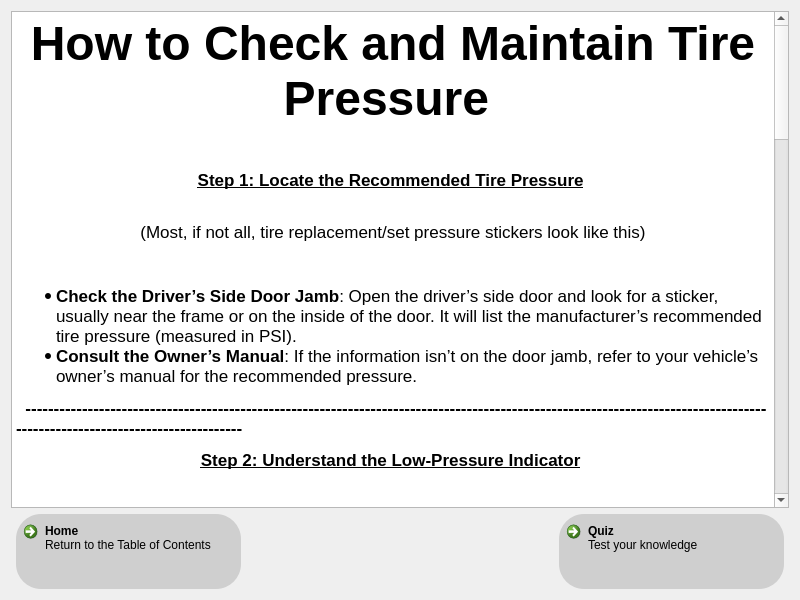
<?xml version="1.0" encoding="UTF-8"?>
<ui version="4.0">
 <class>TirePressureInfoForm</class>
 <widget class="QWidget" name="TirePressureInfoForm">
  <property name="geometry">
   <rect>
    <x>0</x>
    <y>0</y>
    <width>800</width>
    <height>600</height>
   </rect>
  </property>
  <property name="sizePolicy">
   <sizepolicy hsizetype="Expanding" vsizetype="Expanding">
    <horstretch>0</horstretch>
    <verstretch>0</verstretch>
   </sizepolicy>
  </property>
  <property name="minimumSize">
   <size>
    <width>800</width>
    <height>600</height>
   </size>
  </property>
  <property name="maximumSize">
   <size>
    <width>3840</width>
    <height>2160</height>
   </size>
  </property>
  <property name="windowTitle">
   <string>Form</string>
  </property>
  <layout class="QVBoxLayout" name="verticalLayout" stretch="0,0">
   <item>
    <widget class="QTextBrowser" name="textBrowser">
     <property name="html">
      <string>&lt;!DOCTYPE HTML PUBLIC &quot;-//W3C//DTD HTML 4.0//EN&quot; &quot;http://www.w3.org/TR/REC-html40/strict.dtd&quot;&gt;
&lt;html&gt;&lt;head&gt;&lt;meta name=&quot;qrichtext&quot; content=&quot;1&quot; /&gt;&lt;meta charset=&quot;utf-8&quot; /&gt;&lt;style type=&quot;text/css&quot;&gt;
p, li { white-space: pre-wrap; }
hr { height: 1px; border-width: 0; }
li.unchecked::marker { content: &quot;\2610&quot;; }
li.checked::marker { content: &quot;\2612&quot;; }
&lt;/style&gt;&lt;/head&gt;&lt;body style=&quot; font-family:'.AppleSystemUIFont'; font-size:13pt; font-weight:400; font-style:normal;&quot;&gt;
&lt;p align=&quot;center&quot; style=&quot; margin-top:12px; margin-bottom:12px; margin-left:0px; margin-right:0px; -qt-block-indent:0; text-indent:0px;&quot;&gt;&lt;span style=&quot; font-family:'Arial','sans-serif'; font-size:36pt; font-weight:700;&quot;&gt;How to Check and Maintain Tire Pressure&lt;/span&gt;&lt;span style=&quot; font-size:36pt;&quot;&gt; &lt;/span&gt;&lt;/p&gt;
&lt;p align=&quot;center&quot; style=&quot; margin-top:12px; margin-bottom:12px; margin-left:0px; margin-right:0px; -qt-block-indent:0; text-indent:0px;&quot;&gt;&lt;span style=&quot; font-family:'Arial','sans-serif'; font-weight:700;&quot;&gt; &lt;/span&gt; &lt;img src=&quot;:/images/flat-tire-statistics.jpg&quot; width=&quot;250&quot; height=&quot;150&quot; /&gt;&lt;/p&gt;
&lt;p align=&quot;center&quot; style=&quot; margin-top:12px; margin-bottom:12px; margin-left:0px; margin-right:0px; -qt-block-indent:0; text-indent:0px;&quot;&gt;&lt;span style=&quot; font-family:'Arial','sans-serif'; font-weight:700; text-decoration: underline;&quot;&gt;Step 1: Locate the Recommended Tire Pressure&lt;/span&gt; &lt;/p&gt;
&lt;p style=&quot;-qt-paragraph-type:empty; margin-top:0px; margin-bottom:0px; margin-left:0px; margin-right:0px; -qt-block-indent:0; text-indent:0px;&quot;&gt;&lt;br /&gt;&lt;/p&gt;
&lt;p align=&quot;center&quot; style=&quot; margin-top:0px; margin-bottom:0px; margin-left:0px; margin-right:0px; -qt-block-indent:0; text-indent:0px;&quot;&gt;&lt;img src=&quot;:/images/carTirePRessure.jpg&quot; /&gt;&lt;/p&gt;
&lt;p align=&quot;center&quot; style=&quot; margin-top:0px; margin-bottom:0px; margin-left:0px; margin-right:0px; -qt-block-indent:0; text-indent:0px;&quot;&gt;(Most, if not all, tire replacement/set pressure stickers look like this)&lt;/p&gt;
&lt;p align=&quot;center&quot; style=&quot; margin-top:12px; margin-bottom:12px; margin-left:0px; margin-right:0px; -qt-block-indent:0; text-indent:0px;&quot;&gt;&lt;span style=&quot; font-family:'Arial','sans-serif'; font-weight:700;&quot;&gt; &lt;/span&gt; &lt;/p&gt;
&lt;ul style=&quot;margin-top: 0px; margin-bottom: 0px; margin-left: 0px; margin-right: 0px; -qt-list-indent: 1;&quot;&gt;
&lt;li style=&quot; margin-top:0px; margin-bottom:0px; margin-left:0px; margin-right:0px; -qt-block-indent:0; text-indent:0px;&quot;&gt;&lt;span style=&quot; font-family:'Arial','sans-serif'; font-weight:700;&quot;&gt;Check the Driver’s Side Door Jamb&lt;/span&gt;&lt;span style=&quot; font-family:'Arial','sans-serif';&quot;&gt;: Open the driver’s side door and look for a sticker, usually near the frame or on the inside of the door. It will list the manufacturer’s recommended tire pressure (measured in PSI).&lt;/span&gt; &lt;/li&gt;
&lt;li style=&quot; margin-top:0px; margin-bottom:12px; margin-left:0px; margin-right:0px; -qt-block-indent:0; text-indent:0px;&quot;&gt;&lt;span style=&quot; font-family:'Arial','sans-serif'; font-weight:700;&quot;&gt;Consult the Owner’s Manual&lt;/span&gt;&lt;span style=&quot; font-family:'Arial','sans-serif';&quot;&gt;: If the information isn’t on the door jamb, refer to your vehicle’s owner’s manual for the recommended pressure.&lt;/span&gt; &lt;/li&gt;&lt;/ul&gt;
&lt;p style=&quot; margin-top:12px; margin-bottom:12px; margin-left:0px; margin-right:0px; -qt-block-indent:0; text-indent:0px;&quot;&gt;&lt;span style=&quot; font-family:'Arial','sans-serif';&quot;&gt; &lt;/span&gt; &lt;span style=&quot; font-family:'Arial','sans-serif'; font-weight:700;&quot;&gt;---------------------------------------------------------------------------------------------------------------------------------------------------------------------------&lt;/span&gt;&lt;/p&gt;
&lt;p align=&quot;center&quot; style=&quot; margin-top:12px; margin-bottom:12px; margin-left:0px; margin-right:0px; -qt-block-indent:0; text-indent:0px;&quot;&gt;&lt;span style=&quot; font-family:'Arial','sans-serif'; font-weight:700; text-decoration: underline;&quot;&gt;Step 2: Understand the Low-Pressure Indicator&lt;/span&gt; &lt;/p&gt;
&lt;p align=&quot;center&quot; style=&quot; margin-top:12px; margin-bottom:12px; margin-left:0px; margin-right:0px; -qt-block-indent:0; text-indent:0px;&quot;&gt;&lt;span style=&quot; font-family:'Arial','sans-serif'; font-weight:700;&quot;&gt; &lt;/span&gt; &lt;img src=&quot;:/images/tire_pressure_icon.svg&quot; width=&quot;200&quot; height=&quot;150&quot; /&gt;&lt;/p&gt;
&lt;ul style=&quot;margin-top: 0px; margin-bottom: 0px; margin-left: 0px; margin-right: 0px; -qt-list-indent: 1;&quot;&gt;
&lt;li style=&quot; margin-top:0px; margin-bottom:12px; margin-left:0px; margin-right:0px; -qt-block-indent:0; text-indent:0px;&quot;&gt;&lt;span style=&quot; font-family:'Arial','sans-serif'; font-weight:700;&quot;&gt;Modern Cars&lt;/span&gt;&lt;span style=&quot; font-family:'Arial','sans-serif';&quot;&gt;: Most modern vehicles have a Tire Pressure Monitoring System (TPMS). If the tire pressure is too low, a warning light will appear on your dashboard. This should be handled and fixed quickly as to keep you and your passengers safe. If a tire is deflated it will not function correctly and not give you the traction you need to drive and stop safely.&lt;/span&gt; &lt;/li&gt;&lt;/ul&gt;
&lt;p style=&quot; margin-top:12px; margin-bottom:12px; margin-left:0px; margin-right:0px; -qt-block-indent:0; text-indent:0px;&quot;&gt;&lt;span style=&quot; font-family:'Arial','sans-serif';&quot;&gt; &lt;/span&gt; &lt;span style=&quot; font-family:'Arial','sans-serif'; font-weight:700;&quot;&gt;---------------------------------------------------------------------------------------------------------------------------------------------------------------------------&lt;/span&gt;&lt;/p&gt;
&lt;p align=&quot;center&quot; style=&quot; margin-top:12px; margin-bottom:12px; margin-left:0px; margin-right:0px; -qt-block-indent:0; text-indent:0px;&quot;&gt;&lt;span style=&quot; font-family:'Arial','sans-serif'; font-weight:700; text-decoration: underline;&quot;&gt;Step 3: Gather Necessary Tools&lt;/span&gt; &lt;/p&gt;
&lt;p align=&quot;center&quot; style=&quot; margin-top:12px; margin-bottom:12px; margin-left:0px; margin-right:0px; -qt-block-indent:0; text-indent:0px;&quot;&gt;&lt;span style=&quot; font-family:'Arial','sans-serif'; font-weight:700;&quot;&gt; &lt;/span&gt; &lt;/p&gt;
&lt;ul style=&quot;margin-top: 0px; margin-bottom: 0px; margin-left: 0px; margin-right: 0px; -qt-list-indent: 1;&quot;&gt;
&lt;li style=&quot; margin-top:0px; margin-bottom:0px; margin-left:0px; margin-right:0px; -qt-block-indent:0; text-indent:0px;&quot;&gt;&lt;span style=&quot; font-family:'Arial','sans-serif'; font-weight:700;&quot;&gt;Tire Pressure Gauge&lt;/span&gt;&lt;span style=&quot; font-family:'Arial','sans-serif';&quot;&gt;:(Not required but helpful to have one on hand) These are available at automotive stores, tire shops, or gas stations. Most air filling stations or compressors have built in gauges.&lt;/span&gt; &lt;/li&gt;
&lt;li style=&quot; margin-top:0px; margin-bottom:12px; margin-left:0px; margin-right:0px; -qt-block-indent:0; text-indent:0px;&quot;&gt;&lt;span style=&quot; font-family:'Arial','sans-serif'; font-weight:700;&quot;&gt;Air Source&lt;/span&gt;&lt;span style=&quot; font-family:'Arial','sans-serif';&quot;&gt;: Compressed air is available at most gas stations for a small fee. Also going to a near by tire shop is also a great choice and most likely free.&lt;/span&gt;&lt;/li&gt;&lt;/ul&gt;
&lt;p style=&quot; margin-top:12px; margin-bottom:12px; margin-left:0px; margin-right:0px; -qt-block-indent:0; text-indent:0px;&quot;&gt;&lt;span style=&quot; font-family:'Arial','sans-serif';&quot;&gt; &lt;/span&gt; &lt;span style=&quot; font-family:'Arial','sans-serif'; font-weight:700;&quot;&gt;---------------------------------------------------------------------------------------------------------------------------------------------------------------------------&lt;/span&gt;&lt;/p&gt;
&lt;p align=&quot;center&quot; style=&quot; margin-top:12px; margin-bottom:12px; margin-left:0px; margin-right:0px; -qt-block-indent:0; text-indent:0px;&quot;&gt;&lt;span style=&quot; font-family:'Arial','sans-serif'; font-weight:700; text-decoration: underline;&quot;&gt;Step 4: Check the Tire Pressure&lt;/span&gt; &lt;/p&gt;
&lt;p align=&quot;center&quot; style=&quot; margin-top:12px; margin-bottom:12px; margin-left:0px; margin-right:0px; -qt-block-indent:0; text-indent:0px;&quot;&gt;&lt;img src=&quot;:/images/pressureGauge.jpg&quot; width=&quot;250&quot; height=&quot;150&quot; /&gt;&lt;span style=&quot; font-family:'Arial','sans-serif'; font-weight:700;&quot;&gt; &lt;/span&gt; &lt;/p&gt;
&lt;ol style=&quot;margin-top: 0px; margin-bottom: 0px; margin-left: 0px; margin-right: 0px; -qt-list-indent: 1;&quot;&gt;
&lt;li style=&quot; margin-top:0px; margin-bottom:0px; margin-left:0px; margin-right:0px; -qt-block-indent:0; text-indent:0px;&quot;&gt;&lt;span style=&quot; font-family:'Arial','sans-serif'; font-weight:700;&quot;&gt;Remove the Valve Cap&lt;/span&gt;&lt;span style=&quot; font-family:'Arial','sans-serif';&quot;&gt;: Unscrew the small cap on the tire’s valve stem.&lt;/span&gt; &lt;/li&gt;
&lt;li style=&quot; margin-top:0px; margin-bottom:0px; margin-left:0px; margin-right:0px; -qt-block-indent:0; text-indent:0px;&quot;&gt;&lt;span style=&quot; font-family:'Arial','sans-serif'; font-weight:700;&quot;&gt;Attach the Pressure Gauge&lt;/span&gt;&lt;span style=&quot; font-family:'Arial','sans-serif';&quot;&gt;: Press the gauge firmly onto the valve stem. A reading will display the current pressure.&lt;/span&gt; &lt;/li&gt;
&lt;li style=&quot; margin-top:0px; margin-bottom:12px; margin-left:0px; margin-right:0px; -qt-block-indent:0; text-indent:0px;&quot;&gt;&lt;span style=&quot; font-family:'Arial','sans-serif'; font-weight:700;&quot;&gt;Compare the Reading&lt;/span&gt;&lt;span style=&quot; font-family:'Arial','sans-serif';&quot;&gt;: Check if the pressure falls within the recommended range (typically between 75% and 100% of the manufacturer’s recommendation).&lt;/span&gt; &lt;/li&gt;&lt;/ol&gt;
&lt;p style=&quot; margin-top:12px; margin-bottom:12px; margin-left:0px; margin-right:0px; -qt-block-indent:0; text-indent:0px;&quot;&gt;&lt;span style=&quot; font-family:'Arial','sans-serif';&quot;&gt; &lt;/span&gt; &lt;span style=&quot; font-family:'Arial','sans-serif'; font-weight:700;&quot;&gt;---------------------------------------------------------------------------------------------------------------------------------------------------------------------------&lt;/span&gt;&lt;/p&gt;
&lt;p align=&quot;center&quot; style=&quot; margin-top:12px; margin-bottom:12px; margin-left:0px; margin-right:0px; -qt-block-indent:0; text-indent:0px;&quot;&gt;&lt;span style=&quot; font-family:'Arial','sans-serif'; font-weight:700; text-decoration: underline;&quot;&gt;Step 5: Adjust the Tire Pressure&lt;/span&gt; &lt;/p&gt;
&lt;ul style=&quot;margin-top: 0px; margin-bottom: 0px; margin-left: 0px; margin-right: 0px; -qt-list-indent: 1;&quot;&gt;
&lt;li style=&quot; margin-top:0px; margin-bottom:0px; margin-left:0px; margin-right:0px; -qt-block-indent:0; text-indent:0px;&quot;&gt;&lt;span style=&quot; font-family:'Arial','sans-serif'; font-weight:700;&quot;&gt;Adding Air&lt;/span&gt;&lt;span style=&quot; font-family:'Arial','sans-serif';&quot;&gt;:&lt;/span&gt; 
&lt;ol style=&quot;margin-top: 0px; margin-bottom: 0px; margin-left: 0px; margin-right: 0px; -qt-list-indent: 2;&quot;&gt;
&lt;li style=&quot; margin-top:0px; margin-bottom:0px; margin-left:0px; margin-right:0px; -qt-block-indent:0; text-indent:0px;&quot;&gt;&lt;span style=&quot; font-family:'Arial','sans-serif';&quot;&gt;Connect the air hose to the valve stem.&lt;/span&gt; &lt;/li&gt;
&lt;li style=&quot; margin-top:0px; margin-bottom:0px; margin-left:0px; margin-right:0px; -qt-block-indent:0; text-indent:0px;&quot;&gt;&lt;span style=&quot; font-family:'Arial','sans-serif';&quot;&gt;Add air in short bursts, checking the pressure frequently with your gauge to avoid overinflation.&lt;/span&gt; &lt;/li&gt;
&lt;li style=&quot; margin-top:0px; margin-bottom:0px; margin-left:0px; margin-right:0px; -qt-block-indent:0; text-indent:0px;&quot;&gt;&lt;span style=&quot; font-family:'Arial','sans-serif';&quot;&gt;If using a bicycle pump, pump consistently until the desired pressure is reached.&lt;/span&gt; &lt;/li&gt;&lt;/ol&gt;&lt;/li&gt;
&lt;li style=&quot; margin-top:0px; margin-bottom:0px; margin-left:0px; margin-right:0px; -qt-block-indent:0; text-indent:0px;&quot;&gt;&lt;span style=&quot; font-family:'Arial','sans-serif'; font-weight:700;&quot;&gt;Releasing Air&lt;/span&gt;&lt;span style=&quot; font-family:'Arial','sans-serif';&quot;&gt;:&lt;/span&gt; 
&lt;ol style=&quot;margin-top: 0px; margin-bottom: 0px; margin-left: 0px; margin-right: 0px; -qt-list-indent: 2;&quot;&gt;
&lt;li style=&quot; margin-top:0px; margin-bottom:0px; margin-left:0px; margin-right:0px; -qt-block-indent:0; text-indent:0px;&quot;&gt;&lt;span style=&quot; font-family:'Arial','sans-serif';&quot;&gt;Press the small pin inside the valve stem with a tool or the back of the gauge.&lt;/span&gt; &lt;/li&gt;
&lt;li style=&quot; margin-top:0px; margin-bottom:0px; margin-left:0px; margin-right:0px; -qt-block-indent:0; text-indent:0px;&quot;&gt;&lt;span style=&quot; font-family:'Arial','sans-serif';&quot;&gt;Let out air in small amounts, checking the pressure frequently.&lt;/span&gt; &lt;/li&gt;&lt;/ol&gt;&lt;/li&gt;&lt;/ul&gt;
&lt;p style=&quot; margin-top:12px; margin-bottom:12px; margin-left:0px; margin-right:0px; -qt-block-indent:0; text-indent:0px;&quot;&gt;&lt;span style=&quot; font-family:'Arial','sans-serif';&quot;&gt; &lt;/span&gt; &lt;span style=&quot; font-family:'Arial','sans-serif'; font-weight:700;&quot;&gt;---------------------------------------------------------------------------------------------------------------------------------------------------------------------------&lt;/span&gt;&lt;/p&gt;
&lt;p align=&quot;center&quot; style=&quot; margin-top:12px; margin-bottom:12px; margin-left:0px; margin-right:0px; -qt-block-indent:0; text-indent:0px;&quot;&gt;&lt;span style=&quot; font-family:'Arial','sans-serif'; font-weight:700; text-decoration: underline;&quot;&gt;Step 6: Replace the Valve Caps&lt;/span&gt; &lt;/p&gt;
&lt;p align=&quot;center&quot; style=&quot; margin-top:12px; margin-bottom:12px; margin-left:0px; margin-right:0px; -qt-block-indent:0; text-indent:0px;&quot;&gt;&lt;span style=&quot; font-family:'Arial','sans-serif'; font-weight:700;&quot;&gt; &lt;/span&gt; &lt;img src=&quot;:/images/tirePin.png&quot; width=&quot;200&quot; height=&quot;150&quot; /&gt;&lt;/p&gt;
&lt;ul style=&quot;margin-top: 0px; margin-bottom: 0px; margin-left: 0px; margin-right: 0px; -qt-list-indent: 1;&quot;&gt;
&lt;li style=&quot; margin-top:0px; margin-bottom:12px; margin-left:0px; margin-right:0px; -qt-block-indent:0; text-indent:0px;&quot;&gt;&lt;span style=&quot; font-family:'Arial','sans-serif';&quot;&gt;Once the tires are at the correct pressure, screw the valve caps back on tightly to keep debris out, and to prevent corrosion on the metal.&lt;/span&gt; &lt;/li&gt;&lt;/ul&gt;
&lt;p style=&quot; margin-top:12px; margin-bottom:12px; margin-left:0px; margin-right:0px; -qt-block-indent:0; text-indent:0px;&quot;&gt;&lt;span style=&quot; font-family:'Arial','sans-serif';&quot;&gt; &lt;/span&gt; &lt;span style=&quot; font-family:'Arial','sans-serif'; font-weight:700;&quot;&gt;---------------------------------------------------------------------------------------------------------------------------------------------------------------------------&lt;/span&gt;&lt;/p&gt;
&lt;p align=&quot;center&quot; style=&quot; margin-top:12px; margin-bottom:12px; margin-left:0px; margin-right:0px; -qt-block-indent:0; text-indent:0px;&quot;&gt;&lt;span style=&quot; font-family:'Arial','sans-serif'; font-weight:700; text-decoration: underline;&quot;&gt;Why Tire Pressure Matters&lt;/span&gt; &lt;/p&gt;
&lt;p align=&quot;center&quot; style=&quot; margin-top:12px; margin-bottom:12px; margin-left:0px; margin-right:0px; -qt-block-indent:0; text-indent:0px;&quot;&gt;&lt;span style=&quot; font-family:'Arial','sans-serif'; font-weight:700;&quot;&gt; &lt;/span&gt; &lt;/p&gt;
&lt;ul style=&quot;margin-top: 0px; margin-bottom: 0px; margin-left: 0px; margin-right: 0px; -qt-list-indent: 1;&quot;&gt;
&lt;li style=&quot; margin-top:0px; margin-bottom:0px; margin-left:0px; margin-right:0px; -qt-block-indent:0; text-indent:0px;&quot;&gt;&lt;span style=&quot; font-family:'Arial','sans-serif'; font-weight:700;&quot;&gt;Low Pressure&lt;/span&gt;&lt;span style=&quot; font-family:'Arial','sans-serif';&quot;&gt;:&lt;/span&gt; 
&lt;ul type=&quot;circle&quot; style=&quot;margin-top: 0px; margin-bottom: 0px; margin-left: 0px; margin-right: 0px; -qt-list-indent: 2;&quot;&gt;
&lt;li style=&quot; margin-top:0px; margin-bottom:0px; margin-left:0px; margin-right:0px; -qt-block-indent:0; text-indent:0px;&quot;&gt;&lt;span style=&quot; font-family:'Arial','sans-serif';&quot;&gt;Increases braking distances.&lt;/span&gt; &lt;/li&gt;
&lt;li style=&quot; margin-top:0px; margin-bottom:0px; margin-left:0px; margin-right:0px; -qt-block-indent:0; text-indent:0px;&quot;&gt;&lt;span style=&quot; font-family:'Arial','sans-serif';&quot;&gt;Causes uneven or premature tire wear.&lt;/span&gt; &lt;/li&gt;
&lt;li style=&quot; margin-top:0px; margin-bottom:0px; margin-left:0px; margin-right:0px; -qt-block-indent:0; text-indent:0px;&quot;&gt;&lt;span style=&quot; font-family:'Arial','sans-serif';&quot;&gt;Decreases fuel efficiency, costing you more over time.&lt;/span&gt; &lt;/li&gt;&lt;/ul&gt;&lt;/li&gt;
&lt;li style=&quot; margin-top:0px; margin-bottom:0px; margin-left:0px; margin-right:0px; -qt-block-indent:0; text-indent:0px;&quot;&gt;&lt;span style=&quot; font-family:'Arial','sans-serif'; font-weight:700;&quot;&gt;High Pressure&lt;/span&gt;&lt;span style=&quot; font-family:'Arial','sans-serif';&quot;&gt;:&lt;/span&gt; 
&lt;ul type=&quot;circle&quot; style=&quot;margin-top: 0px; margin-bottom: 0px; margin-left: 0px; margin-right: 0px; -qt-list-indent: 2;&quot;&gt;
&lt;li style=&quot; margin-top:0px; margin-bottom:0px; margin-left:0px; margin-right:0px; -qt-block-indent:0; text-indent:0px;&quot;&gt;&lt;span style=&quot; font-family:'Arial','sans-serif';&quot;&gt;Reduces handling ability, making the car less stable.&lt;/span&gt; &lt;/li&gt;
&lt;li style=&quot; margin-top:0px; margin-bottom:0px; margin-left:0px; margin-right:0px; -qt-block-indent:0; text-indent:0px;&quot;&gt;&lt;span style=&quot; font-family:'Arial','sans-serif';&quot;&gt;Increases the risk of a tire blowout, especially on hot days or at high speeds.&lt;/span&gt; &lt;/li&gt;&lt;/ul&gt;&lt;/li&gt;&lt;/ul&gt;
&lt;p style=&quot; margin-top:12px; margin-bottom:12px; margin-left:0px; margin-right:0px; -qt-block-indent:0; text-indent:0px;&quot;&gt;&lt;span style=&quot; font-family:'Arial','sans-serif';&quot;&gt; &lt;/span&gt; &lt;span style=&quot; font-family:'Arial','sans-serif'; font-weight:700;&quot;&gt;---------------------------------------------------------------------------------------------------------------------------------------------------------------------------&lt;/span&gt;&lt;/p&gt;
&lt;p align=&quot;center&quot; style=&quot; margin-top:12px; margin-bottom:12px; margin-left:0px; margin-right:0px; -qt-block-indent:0; text-indent:0px;&quot;&gt;&lt;span style=&quot; font-family:'Arial','sans-serif'; font-weight:700; text-decoration: underline;&quot;&gt;Additional Tips&lt;/span&gt; &lt;/p&gt;
&lt;p align=&quot;center&quot; style=&quot; margin-top:12px; margin-bottom:12px; margin-left:0px; margin-right:0px; -qt-block-indent:0; text-indent:0px;&quot;&gt;&lt;span style=&quot; font-family:'Arial','sans-serif'; font-weight:700;&quot;&gt; &lt;/span&gt; &lt;img src=&quot;:/images/tire_replacement_info_1.png&quot; width=&quot;250&quot; height=&quot;150&quot; /&gt;&lt;/p&gt;
&lt;ul style=&quot;margin-top: 0px; margin-bottom: 0px; margin-left: 0px; margin-right: 0px; -qt-list-indent: 1;&quot;&gt;
&lt;li style=&quot; margin-top:0px; margin-bottom:0px; margin-left:0px; margin-right:0px; -qt-block-indent:0; text-indent:0px;&quot;&gt;&lt;span style=&quot; font-family:'Arial','sans-serif';&quot;&gt;Don’t forget the &lt;/span&gt;&lt;span style=&quot; font-family:'Arial','sans-serif'; font-weight:700;&quot;&gt;spare tire&lt;/span&gt;&lt;span style=&quot; font-family:'Arial','sans-serif';&quot;&gt;! It should also be properly inflated in case of emergencies. (Many people overlook this!)&lt;/span&gt; &lt;span style=&quot; font-family:'Arial','sans-serif';&quot;&gt;Most donut spare tires are 60psi, or whatever is written on the side of the tire.&lt;/span&gt;&lt;/li&gt;
&lt;li style=&quot; margin-top:0px; margin-bottom:0px; margin-left:0px; margin-right:0px; -qt-block-indent:0; text-indent:0px;&quot;&gt;&lt;span style=&quot; font-family:'Arial','sans-serif';&quot;&gt;Check tire pressure &lt;/span&gt;&lt;span style=&quot; font-family:'Arial','sans-serif'; font-weight:700;&quot;&gt;monthly&lt;/span&gt;&lt;span style=&quot; font-family:'Arial','sans-serif';&quot;&gt; or before long trips (Especially the spare tire!).&lt;/span&gt; &lt;/li&gt;
&lt;li style=&quot; margin-top:0px; margin-bottom:12px; margin-left:0px; margin-right:0px; -qt-block-indent:0; text-indent:0px;&quot;&gt;&lt;span style=&quot; font-family:'Arial','sans-serif';&quot;&gt;It is very common for tires to lose pressure on a cold night, so if the tire warning light is on in the morning, it is more than likely that it just needs to be topped off. (It is not a bad idea to inflate the tires to +3 psi past the recommend measurement during the colder months.)&lt;/span&gt; &lt;/li&gt;&lt;/ul&gt;
&lt;p style=&quot; margin-top:12px; margin-bottom:12px; margin-left:0px; margin-right:0px; -qt-block-indent:0; text-indent:0px;&quot;&gt;&lt;span style=&quot; font-family:'Arial','sans-serif';&quot;&gt; &lt;/span&gt; &lt;/p&gt;&lt;/body&gt;&lt;/html&gt;</string>
     </property>
    </widget>
   </item>
   <item>
    <layout class="QHBoxLayout" name="horizontalLayout">
     <property name="leftMargin">
      <number>5</number>
     </property>
     <property name="rightMargin">
      <number>5</number>
     </property>
     <item>
      <widget class="QCommandLinkButton" name="tableOfContentsButton">
       <property name="sizePolicy">
        <sizepolicy hsizetype="Fixed" vsizetype="Fixed">
         <horstretch>0</horstretch>
         <verstretch>0</verstretch>
        </sizepolicy>
       </property>
       <property name="minimumSize">
        <size>
         <width>225</width>
         <height>75</height>
        </size>
       </property>
       <property name="maximumSize">
        <size>
         <width>225</width>
         <height>75</height>
        </size>
       </property>
       <property name="styleSheet">
        <string notr="true">background-color: rgb(207, 207, 207);
border-radius: 25%;</string>
       </property>
       <property name="text">
        <string>Home</string>
       </property>
       <property name="icon">
        <iconset theme="QIcon::ThemeIcon::GoHome"/>
       </property>
       <property name="description">
        <string>Return to the Table of Contents</string>
       </property>
      </widget>
     </item>
     <item>
      <spacer name="horizontalSpacer">
       <property name="orientation">
        <enum>Qt::Orientation::Horizontal</enum>
       </property>
       <property name="sizeHint" stdset="0">
        <size>
         <width>40</width>
         <height>20</height>
        </size>
       </property>
      </spacer>
     </item>
     <item>
      <widget class="QCommandLinkButton" name="tirePressureQuizButton">
       <property name="sizePolicy">
        <sizepolicy hsizetype="Fixed" vsizetype="Fixed">
         <horstretch>0</horstretch>
         <verstretch>0</verstretch>
        </sizepolicy>
       </property>
       <property name="minimumSize">
        <size>
         <width>225</width>
         <height>75</height>
        </size>
       </property>
       <property name="maximumSize">
        <size>
         <width>225</width>
         <height>75</height>
        </size>
       </property>
       <property name="styleSheet">
        <string notr="true">background-color: rgb(207, 207, 207);
border-radius: 25%;</string>
       </property>
       <property name="text">
        <string>Quiz</string>
       </property>
       <property name="description">
        <string>Test your knowledge</string>
       </property>
      </widget>
     </item>
    </layout>
   </item>
  </layout>
 </widget>
 <resources/>
 <connections/>
</ui>
